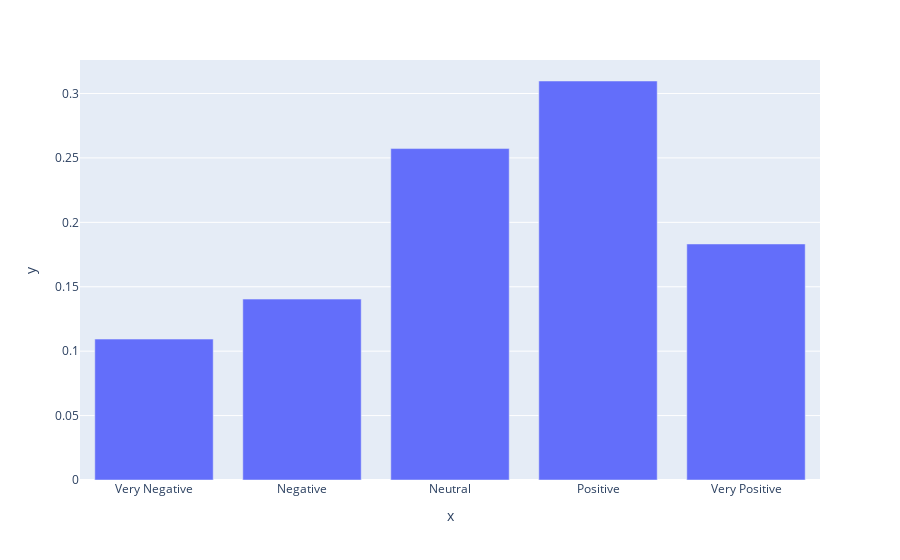

The cell this chart's notebook holds for it:
### Code cell
fig = px.bar(x=list(probas[0].keys()), y=list(probas[0].values()))
fig.show()

### Figure 1 — Plotly figure (JSON) as saved in the notebook; plotly's stock layout.template omitted (floating-point values rounded to 4 significant figures)
{"data": [{"hovertemplate": "x=%{x}<br>y=%{y}<extra></extra>", "legendgroup": "", "marker": {"color": "#636efa", "pattern": {"shape": ""}}, "name": "", "orientation": "v", "showlegend": false, "textposition": "auto", "type": "bar", "x": ["Very Negative", "Negative", "Neutral", "Positive", "Very Positive"], "xaxis": "x", "y": [0.1094, 0.1404, 0.2573, 0.3097, 0.1832], "yaxis": "y"}], "layout": {"barmode": "relative", "legend": {"tracegroupgap": 0}, "margin": {"t": 60}, "xaxis": {"anchor": "y", "domain": [0, 1], "title": {"text": "x"}}, "yaxis": {"anchor": "x", "domain": [0, 1], "title": {"text": "y"}}}}
